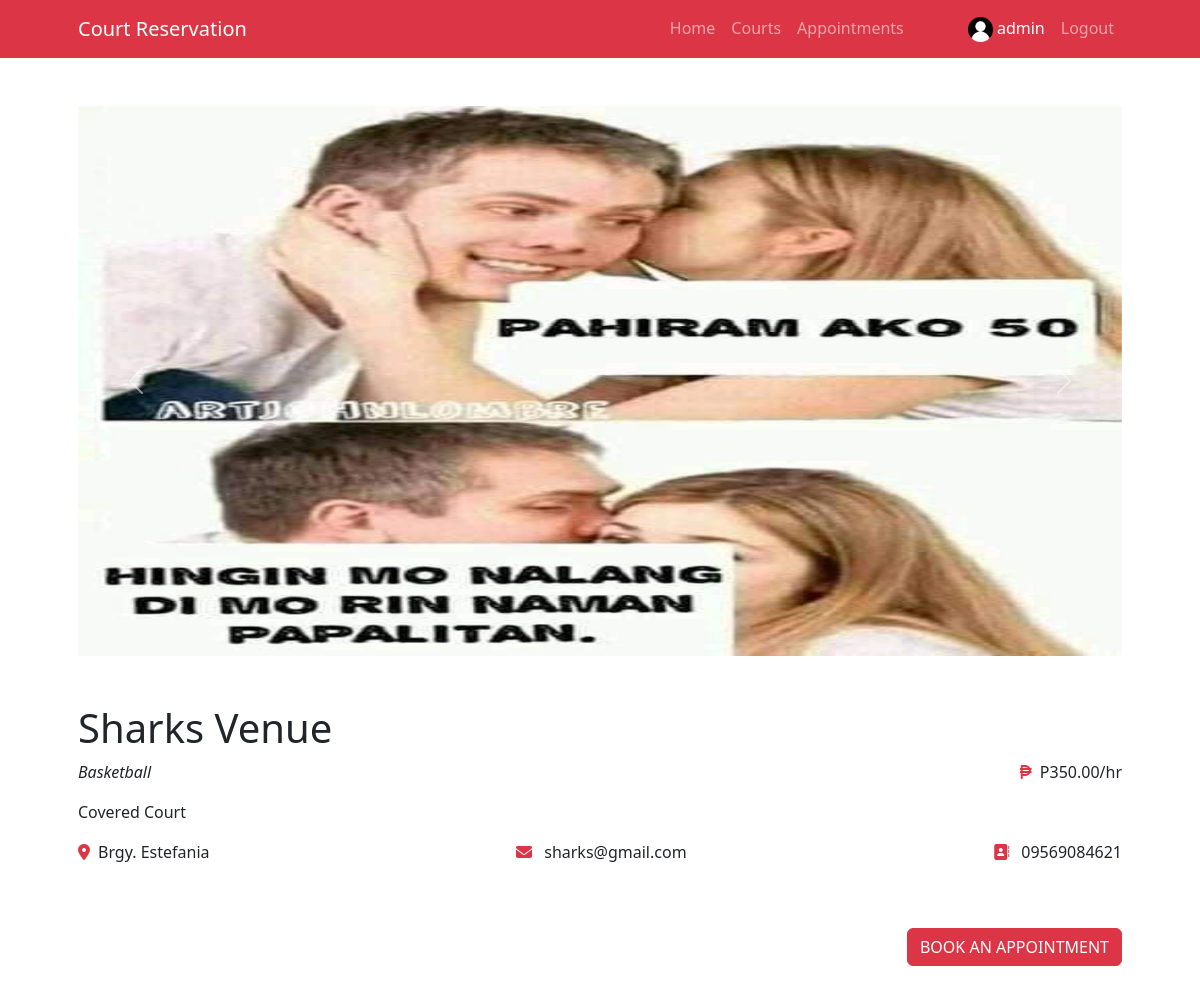
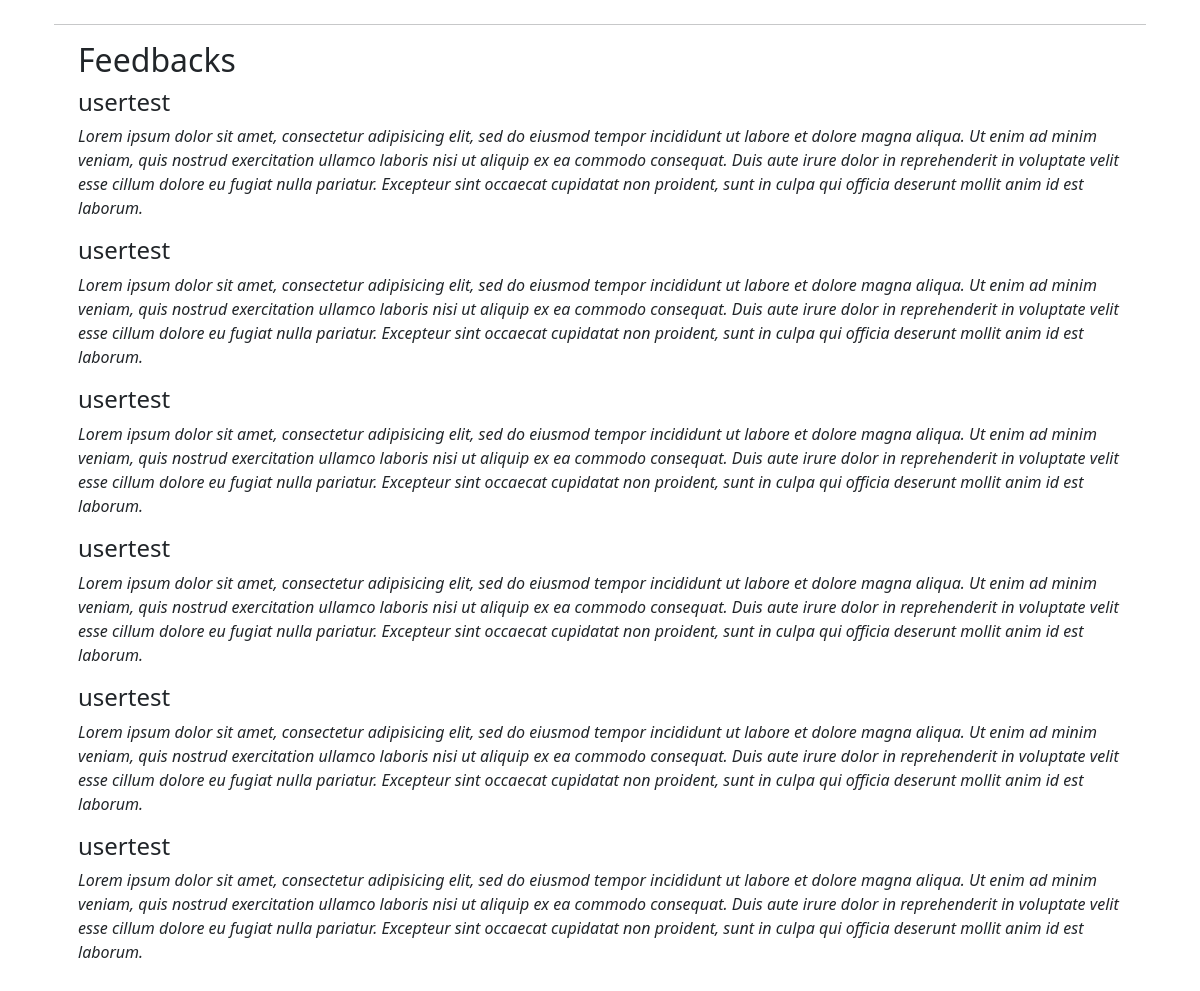
The app's page /user/courtDetails.php?id=3 (signed in) with its own data (2 pictures, top to bottom).
### tables this page shows
CREATE TABLE `tbl_image_uploaded` (
  `imageUploadedId` int(10) NOT NULL,
  `userId` int(10) NOT NULL,
  `id` int(10) NOT NULL,
  `filename` varchar(555) NOT NULL,
  `isActive` tinyint(1) NOT NULL DEFAULT 1,
  `dateAdded` datetime NOT NULL DEFAULT current_timestamp()
);

CREATE TABLE `tbl_court` (
  `courtId` int(10) NOT NULL,
  `userId` int(10) NOT NULL,
  `courtName` varchar(50) NOT NULL,
  `courtDetails` varchar(500) NOT NULL,
  `courtRates` varchar(500) NOT NULL,
  `courtType` varchar(55) NOT NULL,
  `courtLocation` varchar(50) NOT NULL,
  `courtContact` varchar(20) NOT NULL,
  `courtEmail` varchar(50) NOT NULL,
  `isActive` tinyint(1) NOT NULL DEFAULT 1,
  `dateAdded` datetime NOT NULL DEFAULT current_timestamp()
);

CREATE TABLE `tbl_feedback` (
  `feedbackId` int(10) NOT NULL,
  `userId` int(10) NOT NULL,
  `courtId` int(10) NOT NULL,
  `feedback` varchar(555) NOT NULL,
  `isActive` tinyint(1) NOT NULL DEFAULT 1,
  `dateAdded` datetime NOT NULL DEFAULT current_timestamp()
);

CREATE TABLE `tbl_user` (
  `userId` int(15) NOT NULL,
  `username` varchar(50) NOT NULL,
  `password` varchar(50) NOT NULL,
  `role` varchar(50) NOT NULL,
  `isVerified` tinyint(1) NOT NULL DEFAULT 0,
  `isActive` tinyint(1) NOT NULL DEFAULT 1,
  `dateAdded` datetime NOT NULL DEFAULT current_timestamp()
);

### user/courtDetails.php (the view, shortened to what this page needs)
<?php include "includes/header.php" ?>
<?php
if (isset($_GET['id'])) {
	$courtId = $_GET['id'];
}
 $sql = "SELECT * FROM tbl_court where courtId = '$courtId' and isActive = 1 ";
 $query = mysqli_query($connect, $sql);
 $fetch = $query->fetch_assoc();
 ?>
			<div class="row gx-4 gx-lg-5 align-items-center my-5">
                <div id="carouselExampleInterval" class="carousel slide col-lg-12 mb-5" data-bs-ride="carousel">
				    <div class="carousel-inner">
				        <?php
				        $getImages = "SELECT * FROM tbl_image_uploaded where isActive = 1 and id = '$courtId' ";
				        $queryGetImages = mysqli_query($connect, $getImages);
				        $firstItem = true;
				        while($row = $queryGetImages->fetch_assoc()) {
				            $activeClass = $firstItem ? 'active' : '';
				        ?>
				            <div class="carousel-item <?= $activeClass ?>" data-bs-interval="10000">
				                <img src="../admin/uploaded_pics/<?= $row['filename'] ?>" class="d-block w-100" alt="..." height="550">
				            </div>
				        <?php
				            $firstItem = false;
				        }
				        ?>
				    </div>
				    <button class="carousel-control-prev" type="button" data-bs-target="#carouselExampleInterval" data-bs-slide="prev">
				        <span class="carousel-control-prev-icon" aria-hidden="true"></span>
				    </button>
				    <button class="carousel-control-next" type="button" data-bs-target="#carouselExampleInterval" data-bs-slide="next">
				        <span class="carousel-control-next-icon" aria-hidden="true"></span>
				    </button>
				</div>
                <div class="col-lg-12">
                    <h1 class="font-weight-light"> <?=$fetch['courtName']?> </h1>
                    <div class="d-flex justify-content-between">
                    	<p><i><?=$fetch['courtType']?></i></p>
                    	<p><i class="fa-solid fa-peso-sign me-2" style="color: #dc3545;"></i>P<?=$fetch['courtRates']?>.00/hr</p>
                    </div>
                    <p><?=$fetch['courtDetails']?></p>
                    <div class="d-flex justify-content-between">
                    	<p class="card-text"><i class="fa-sharp fa-solid fa-location-dot me-2" style="color: #dc3545;"></i><?=$fetch['courtLocation']?></p>
                    	<p><i class="fa-solid fa-envelope me-2" style="color: #dc3545;"></i> <?=$fetch['courtEmail']?> </p>
                        <p><i class="fa-solid fa-address-book me-2" style="color: #dc3545;"></i> <?=$fetch['courtContact']?> </p>
                    </div>
                    <div class="d-flex justify-content-end mb-5 mt-5">
                    	 <a class="btn btn-danger " href="courtAppointmentv2.php?courtId=<?=$courtId?>">BOOK AN APPOINTMENT</a>
                    </div>
                </div>
                <hr>
                <h2>Feedbacks</h2>
                <?php
                	$sql1 = "SELECT * FROM tbl_feedback tf join tbl_user tu on tf.userId = tu.userId where tf.courtId = '$courtId' ";
                	$query1 = mysqli_query($connect, $sql1);
                	while($row = $query1->fetch_assoc()){ ?>
                		<h4> <?=$row['username'] ?></h4>
                		<p> <i><?=$row['feedback'] ?></i> </p>
                	<?php }
                ?>
            </div>
<?php include "includes/footer.php" ?>

### records on screen
tbl_image_uploaded: filename (picture)
tbl_court: courtName "Sharks Venue", courtType "Basketball", courtRates "350", courtDetails "Covered Court", courtLocation "Brgy. Estefania", courtEmail "sharks@gmail.com", courtContact "09569084621"
tbl_feedback: userId.username "usertest", feedback "Lorem ipsum dolor sit amet, consectetur adipisicing elit, sed do eiusmod tempor incididunt ut labore et dolore magna aliqua. Ut enim ad minim veniam, quis nostrud exercitation ullamco laboris nisi ut aliquip ex ea commodo consequat. Duis aute irure dolor in reprehenderit in voluptate velit esse cillum dolore eu fugiat nulla pariatur. Excepteur sint occaecat cupidatat non proident, sunt in culpa qui officia deserunt mollit anim id est laborum."
tbl_feedback: userId.username "usertest", feedback "Lorem ipsum dolor sit amet, consectetur adipisicing elit, sed do eiusmod tempor incididunt ut labore et dolore magna aliqua. Ut enim ad minim veniam, quis nostrud exercitation ullamco laboris nisi ut aliquip ex ea commodo consequat. Duis aute irure dolor in reprehenderit in voluptate velit esse cillum dolore eu fugiat nulla pariatur. Excepteur sint occaecat cupidatat non proident, sunt in culpa qui officia deserunt mollit anim id est laborum."
tbl_feedback: userId.username "usertest", feedback "Lorem ipsum dolor sit amet, consectetur adipisicing elit, sed do eiusmod tempor incididunt ut labore et dolore magna aliqua. Ut enim ad minim veniam, quis nostrud exercitation ullamco laboris nisi ut aliquip ex ea commodo consequat. Duis aute irure dolor in reprehenderit in voluptate velit esse cillum dolore eu fugiat nulla pariatur. Excepteur sint occaecat cupidatat non proident, sunt in culpa qui officia deserunt mollit anim id est laborum."
tbl_feedback: userId.username "usertest", feedback "Lorem ipsum dolor sit amet, consectetur adipisicing elit, sed do eiusmod tempor incididunt ut labore et dolore magna aliqua. Ut enim ad minim veniam, quis nostrud exercitation ullamco laboris nisi ut aliquip ex ea commodo consequat. Duis aute irure dolor in reprehenderit in voluptate velit esse cillum dolore eu fugiat nulla pariatur. Excepteur sint occaecat cupidatat non proident, sunt in culpa qui officia deserunt mollit anim id est laborum."
tbl_feedback: userId.username "usertest", feedback "Lorem ipsum dolor sit amet, consectetur adipisicing elit, sed do eiusmod tempor incididunt ut labore et dolore magna aliqua. Ut enim ad minim veniam, quis nostrud exercitation ullamco laboris nisi ut aliquip ex ea commodo consequat. Duis aute irure dolor in reprehenderit in voluptate velit esse cillum dolore eu fugiat nulla pariatur. Excepteur sint occaecat cupidatat non proident, sunt in culpa qui officia deserunt mollit anim id est laborum."
tbl_feedback: userId.username "usertest", feedback "Lorem ipsum dolor sit amet, consectetur adipisicing elit, sed do eiusmod tempor incididunt ut labore et dolore magna aliqua. Ut enim ad minim veniam, quis nostrud exercitation ullamco laboris nisi ut aliquip ex ea commodo consequat. Duis aute irure dolor in reprehenderit in voluptate velit esse cillum dolore eu fugiat nulla pariatur. Excepteur sint occaecat cupidatat non proident, sunt in culpa qui officia deserunt mollit anim id est laborum."

### other values on screen
$user "admin"
